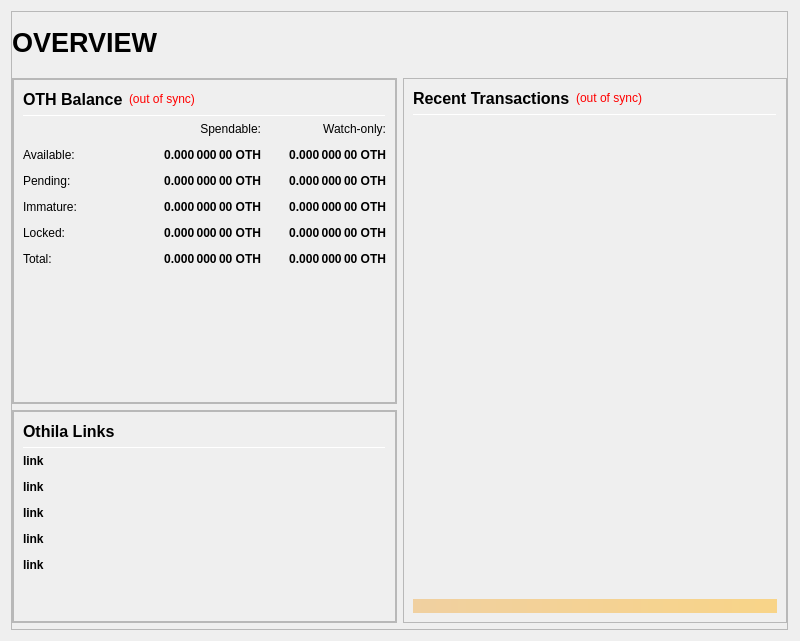
<?xml version="1.0" encoding="UTF-8"?>
<ui version="4.0">
 <class>OverviewPage</class>
 <widget class="QWidget" name="OverviewPage">
  <property name="geometry">
   <rect>
    <x>0</x>
    <y>0</y>
    <width>800</width>
    <height>641</height>
   </rect>
  </property>
  <property name="minimumSize">
   <size>
    <width>800</width>
    <height>300</height>
   </size>
  </property>
  <property name="windowTitle">
   <string>Form</string>
  </property>
  <layout class="QVBoxLayout" name="topLayout" stretch="1">
   <property name="rightMargin">
    <number>12</number>
   </property>
   <item>
    <widget class="QFrame" name="frame_BG">
     <property name="minimumSize">
      <size>
       <width>750</width>
       <height>410</height>
      </size>
     </property>
     <property name="maximumSize">
      <size>
       <width>16777215</width>
       <height>16777215</height>
      </size>
     </property>
     <property name="frameShape">
      <enum>QFrame::StyledPanel</enum>
     </property>
     <property name="frameShadow">
      <enum>QFrame::Raised</enum>
     </property>
     <layout class="QVBoxLayout" name="verticalLayout_3" stretch="1">
      <property name="leftMargin">
       <number>0</number>
      </property>
      <property name="topMargin">
       <number>0</number>
      </property>
      <property name="rightMargin">
       <number>0</number>
      </property>
      <property name="bottomMargin">
       <number>6</number>
      </property>
      <item>
       <layout class="QVBoxLayout" name="verticalLayout_Master" stretch="0,1">
        <property name="leftMargin">
         <number>0</number>
        </property>
        <property name="topMargin">
         <number>0</number>
        </property>
        <property name="rightMargin">
         <number>0</number>
        </property>
        <property name="bottomMargin">
         <number>0</number>
        </property>
        <item>
         <widget class="QFrame" name="frame_Header">
          <layout class="QVBoxLayout" name="verticalLayout_Header" stretch="0">
           <property name="leftMargin">
            <number>0</number>
           </property>
           <property name="topMargin">
            <number>0</number>
           </property>
           <property name="rightMargin">
            <number>0</number>
           </property>
           <property name="bottomMargin">
            <number>0</number>
           </property>
           <item>
            <layout class="QHBoxLayout" name="horizontalLayout_Header" stretch="1,0,1">
             <property name="spacing">
              <number>6</number>
             </property>
             <item>
              <widget class="QLabel" name="labelOverviewHeaderLeft">
               <property name="minimumSize">
                <size>
                 <width>464</width>
                 <height>60</height>
                </size>
               </property>
               <property name="maximumSize">
                <size>
                 <width>16777215</width>
                 <height>60</height>
                </size>
               </property>
               <property name="font">
                <font>
                 <pointsize>20</pointsize>
                 <weight>75</weight>
                 <bold>true</bold>
                </font>
               </property>
               <property name="text">
                <string>OVERVIEW</string>
               </property>
               <property name="alignment">
                <set>Qt::AlignLeading|Qt::AlignLeft|Qt::AlignVCenter</set>
               </property>
              </widget>
             </item>
             <item>
              <spacer name="horizontalSpacer_Header">
               <property name="orientation">
                <enum>Qt::Horizontal</enum>
               </property>
               <property name="sizeHint" stdset="0">
                <size>
                 <width>40</width>
                 <height>20</height>
                </size>
               </property>
              </spacer>
             </item>
             <item>
              <widget class="QLabel" name="labelOverviewHeaderRight">
               <property name="minimumSize">
                <size>
                 <width>464</width>
                 <height>60</height>
                </size>
               </property>
               <property name="maximumSize">
                <size>
                 <width>16777215</width>
                 <height>60</height>
                </size>
               </property>
               <property name="font">
                <font>
                 <pointsize>14</pointsize>
                </font>
               </property>
               <property name="text">
                <string/>
               </property>
               <property name="alignment">
                <set>Qt::AlignRight|Qt::AlignTrailing|Qt::AlignVCenter</set>
               </property>
              </widget>
             </item>
            </layout>
           </item>
          </layout>
         </widget>
        </item>
        <item>
         <widget class="QFrame" name="frame_Content">
          <layout class="QVBoxLayout" name="verticalLayout_Content">
           <property name="leftMargin">
            <number>0</number>
           </property>
           <property name="topMargin">
            <number>0</number>
           </property>
           <property name="rightMargin">
            <number>0</number>
           </property>
           <property name="bottomMargin">
            <number>0</number>
           </property>
           <item>
            <layout class="QHBoxLayout" name="horizontalLayout_Content" stretch="1,1">
             <property name="spacing">
              <number>6</number>
             </property>
             <item>
              <layout class="QVBoxLayout" name="verticalLayout_left" stretch="1,0">
               <item>
                <widget class="QFrame" name="frameObfuscation">
                 <property name="minimumSize">
                  <size>
                   <width>0</width>
                   <height>0</height>
                  </size>
                 </property>
                 <property name="frameShape">
                  <enum>QFrame::StyledPanel</enum>
                 </property>
                 <property name="frameShadow">
                  <enum>QFrame::Raised</enum>
                 </property>
                 <layout class="QVBoxLayout" name="verticalLayout" stretch="0">
                  <property name="leftMargin">
                   <number>0</number>
                  </property>
                  <property name="topMargin">
                   <number>0</number>
                  </property>
                  <property name="rightMargin">
                   <number>0</number>
                  </property>
                  <property name="bottomMargin">
                   <number>0</number>
                  </property>
                  <item>
                   <widget class="QFrame" name="frame_Balances">
                    <property name="frameShape">
                     <enum>QFrame::StyledPanel</enum>
                    </property>
                    <property name="frameShadow">
                     <enum>QFrame::Raised</enum>
                    </property>
                    <layout class="QVBoxLayout" name="verticalLayout_4">
                     <item>
                      <layout class="QHBoxLayout" name="horizontalLayout_4">
                       <item>
                        <widget class="QLabel" name="label_5">
                         <property name="minimumSize">
                          <size>
                           <width>0</width>
                           <height>20</height>
                          </size>
                         </property>
                         <property name="font">
                          <font>
                           <pointsize>12</pointsize>
                           <weight>75</weight>
                           <bold>true</bold>
                          </font>
                         </property>
                         <property name="text">
                          <string>OTH Balance</string>
                         </property>
                        </widget>
                       </item>
                       <item>
                        <widget class="QLabel" name="labelWalletStatus">
                         <property name="cursor">
                          <cursorShape>WhatsThisCursor</cursorShape>
                         </property>
                         <property name="toolTip">
                          <string>The displayed information may be out of date. Your wallet automatically synchronizes with the OTH network after a connection is established, but this process has not completed yet.</string>
                         </property>
                         <property name="styleSheet">
                          <string notr="true">QLabel { color: red; }</string>
                         </property>
                         <property name="text">
                          <string notr="true">(out of sync)</string>
                         </property>
                         <property name="alignment">
                          <set>Qt::AlignLeading|Qt::AlignLeft|Qt::AlignVCenter</set>
                         </property>
                        </widget>
                       </item>
                       <item>
                        <spacer name="horizontalSpacer_3">
                         <property name="orientation">
                          <enum>Qt::Horizontal</enum>
                         </property>
                         <property name="sizeHint" stdset="0">
                          <size>
                           <width>40</width>
                           <height>20</height>
                          </size>
                         </property>
                        </spacer>
                       </item>
                      </layout>
                     </item>
                     <item>
                      <widget class="Line" name="line_Balance">
                       <property name="minimumSize">
                        <size>
                         <width>0</width>
                         <height>1</height>
                        </size>
                       </property>
                       <property name="maximumSize">
                        <size>
                         <width>16777215</width>
                         <height>1</height>
                        </size>
                       </property>
                       <property name="orientation">
                        <enum>Qt::Horizontal</enum>
                       </property>
                      </widget>
                     </item>
                     <item>
                      <layout class="QGridLayout" name="gridLayout">
                       <property name="spacing">
                        <number>12</number>
                       </property>
                       <item row="5" column="0">
                        <widget class="QLabel" name="labelTotalText">
                         <property name="toolTip">
                          <string>Your current OTH balance, unconfirmed and immature transactions included</string>
                         </property>
                         <property name="text">
                          <string>Total:</string>
                         </property>
                        </widget>
                       </item>
                       <item row="5" column="2">
                        <widget class="QLabel" name="labelWatchTotal">
                         <property name="font">
                          <font>
                           <weight>75</weight>
                           <bold>true</bold>
                          </font>
                         </property>
                         <property name="cursor">
                          <cursorShape>IBeamCursor</cursorShape>
                         </property>
                         <property name="toolTip">
                          <string>Current total balance in watch-only addresses</string>
                         </property>
                         <property name="text">
                          <string notr="true">0.000 000 00 OTH</string>
                         </property>
                         <property name="alignment">
                          <set>Qt::AlignRight|Qt::AlignTrailing|Qt::AlignVCenter</set>
                         </property>
                         <property name="textInteractionFlags">
                          <set>Qt::LinksAccessibleByMouse|Qt::TextSelectableByKeyboard|Qt::TextSelectableByMouse</set>
                         </property>
                        </widget>
                       </item>
                       <item row="0" column="2">
                        <widget class="QLabel" name="labelWatchonly">
                         <property name="text">
                          <string>Watch-only:</string>
                         </property>
                         <property name="alignment">
                          <set>Qt::AlignRight|Qt::AlignTrailing|Qt::AlignVCenter</set>
                         </property>
                        </widget>
                       </item>
                       <item row="0" column="1">
                        <widget class="QLabel" name="labelSpendable">
                         <property name="text">
                          <string>Spendable:</string>
                         </property>
                         <property name="alignment">
                          <set>Qt::AlignRight|Qt::AlignTrailing|Qt::AlignVCenter</set>
                         </property>
                        </widget>
                       </item>
                       <item row="2" column="1">
                        <widget class="QLabel" name="labelUnconfirmed">
                         <property name="font">
                          <font>
                           <weight>75</weight>
                           <bold>true</bold>
                          </font>
                         </property>
                         <property name="cursor">
                          <cursorShape>IBeamCursor</cursorShape>
                         </property>
                         <property name="toolTip">
                          <string>Total of transactions that have yet to be confirmed, and do not yet count toward the spendable balance</string>
                         </property>
                         <property name="text">
                          <string notr="true">0.000 000 00 OTH</string>
                         </property>
                         <property name="alignment">
                          <set>Qt::AlignRight|Qt::AlignTrailing|Qt::AlignVCenter</set>
                         </property>
                         <property name="textInteractionFlags">
                          <set>Qt::LinksAccessibleByMouse|Qt::TextSelectableByKeyboard|Qt::TextSelectableByMouse</set>
                         </property>
                        </widget>
                       </item>
                       <item row="4" column="0">
                        <widget class="QLabel" name="labelLockedBalanceText">
                         <property name="toolTip">
                          <string>Locked OTH or Masternode collaterals.</string>
                         </property>
                         <property name="text">
                          <string>Locked:</string>
                         </property>
                        </widget>
                       </item>
                       <item row="2" column="0">
                        <widget class="QLabel" name="labelPendingText">
                         <property name="text">
                          <string>Pending:</string>
                         </property>
                        </widget>
                       </item>
                       <item row="1" column="1">
                        <widget class="QLabel" name="labelBalance">
                         <property name="font">
                          <font>
                           <weight>75</weight>
                           <bold>true</bold>
                          </font>
                         </property>
                         <property name="cursor">
                          <cursorShape>IBeamCursor</cursorShape>
                         </property>
                         <property name="toolTip">
                          <string>Your current spendable balance</string>
                         </property>
                         <property name="text">
                          <string notr="true">0.000 000 00 OTH</string>
                         </property>
                         <property name="alignment">
                          <set>Qt::AlignRight|Qt::AlignTrailing|Qt::AlignVCenter</set>
                         </property>
                         <property name="textInteractionFlags">
                          <set>Qt::LinksAccessibleByMouse|Qt::TextSelectableByKeyboard|Qt::TextSelectableByMouse</set>
                         </property>
                        </widget>
                       </item>
                       <item row="3" column="2">
                        <widget class="QLabel" name="labelWatchImmature">
                         <property name="font">
                          <font>
                           <weight>75</weight>
                           <bold>true</bold>
                          </font>
                         </property>
                         <property name="cursor">
                          <cursorShape>IBeamCursor</cursorShape>
                         </property>
                         <property name="toolTip">
                          <string>Staked or masternode rewards in watch-only addresses that has not yet matured</string>
                         </property>
                         <property name="text">
                          <string notr="true">0.000 000 00 OTH</string>
                         </property>
                         <property name="alignment">
                          <set>Qt::AlignRight|Qt::AlignTrailing|Qt::AlignVCenter</set>
                         </property>
                         <property name="textInteractionFlags">
                          <set>Qt::LinksAccessibleByMouse|Qt::TextSelectableByKeyboard|Qt::TextSelectableByMouse</set>
                         </property>
                        </widget>
                       </item>
                       <item row="1" column="0">
                        <widget class="QLabel" name="labelBalanceText">
                         <property name="text">
                          <string>Available:</string>
                         </property>
                        </widget>
                       </item>
                       <item row="4" column="2">
                        <widget class="QLabel" name="labelWatchLocked">
                         <property name="font">
                          <font>
                           <weight>75</weight>
                           <bold>true</bold>
                          </font>
                         </property>
                         <property name="cursor">
                          <cursorShape>IBeamCursor</cursorShape>
                         </property>
                         <property name="toolTip">
                          <string>Current locked balance in watch-only addresses</string>
                         </property>
                         <property name="text">
                          <string notr="true">0.000 000 00 OTH</string>
                         </property>
                         <property name="alignment">
                          <set>Qt::AlignRight|Qt::AlignTrailing|Qt::AlignVCenter</set>
                         </property>
                         <property name="textInteractionFlags">
                          <set>Qt::LinksAccessibleByMouse|Qt::TextSelectableByKeyboard|Qt::TextSelectableByMouse</set>
                         </property>
                        </widget>
                       </item>
                       <item row="3" column="0">
                        <widget class="QLabel" name="labelImmatureText">
                         <property name="text">
                          <string>Immature:</string>
                         </property>
                        </widget>
                       </item>
                       <item row="5" column="1">
                        <widget class="QLabel" name="labelTotal">
                         <property name="font">
                          <font>
                           <weight>75</weight>
                           <bold>true</bold>
                          </font>
                         </property>
                         <property name="cursor">
                          <cursorShape>IBeamCursor</cursorShape>
                         </property>
                         <property name="toolTip">
                          <string>Your current OTH balance, unconfirmed and immature transactions included</string>
                         </property>
                         <property name="text">
                          <string notr="true">0.000 000 00 OTH</string>
                         </property>
                         <property name="alignment">
                          <set>Qt::AlignRight|Qt::AlignTrailing|Qt::AlignVCenter</set>
                         </property>
                         <property name="textInteractionFlags">
                          <set>Qt::LinksAccessibleByMouse|Qt::TextSelectableByKeyboard|Qt::TextSelectableByMouse</set>
                         </property>
                        </widget>
                       </item>
                       <item row="1" column="2">
                        <widget class="QLabel" name="labelWatchAvailable">
                         <property name="font">
                          <font>
                           <weight>75</weight>
                           <bold>true</bold>
                          </font>
                         </property>
                         <property name="cursor">
                          <cursorShape>IBeamCursor</cursorShape>
                         </property>
                         <property name="toolTip">
                          <string>Your current balance in watch-only addresses</string>
                         </property>
                         <property name="text">
                          <string notr="true">0.000 000 00 OTH</string>
                         </property>
                         <property name="alignment">
                          <set>Qt::AlignRight|Qt::AlignTrailing|Qt::AlignVCenter</set>
                         </property>
                         <property name="textInteractionFlags">
                          <set>Qt::LinksAccessibleByMouse|Qt::TextSelectableByKeyboard|Qt::TextSelectableByMouse</set>
                         </property>
                        </widget>
                       </item>
                       <item row="3" column="1">
                        <widget class="QLabel" name="labelImmature">
                         <property name="font">
                          <font>
                           <weight>75</weight>
                           <bold>true</bold>
                          </font>
                         </property>
                         <property name="cursor">
                          <cursorShape>IBeamCursor</cursorShape>
                         </property>
                         <property name="toolTip">
                          <string>Staked or masternode rewards that has not yet matured</string>
                         </property>
                         <property name="text">
                          <string notr="true">0.000 000 00 OTH</string>
                         </property>
                         <property name="alignment">
                          <set>Qt::AlignRight|Qt::AlignTrailing|Qt::AlignVCenter</set>
                         </property>
                         <property name="textInteractionFlags">
                          <set>Qt::LinksAccessibleByMouse|Qt::TextSelectableByKeyboard|Qt::TextSelectableByMouse</set>
                         </property>
                        </widget>
                       </item>
                       <item row="4" column="1">
                        <widget class="QLabel" name="labelLockedBalance">
                         <property name="font">
                          <font>
                           <weight>75</weight>
                           <bold>true</bold>
                          </font>
                         </property>
                         <property name="cursor">
                          <cursorShape>IBeamCursor</cursorShape>
                         </property>
                         <property name="toolTip">
                          <string>Locked OTH or Masternode collaterals.</string>
                         </property>
                         <property name="text">
                          <string notr="true">0.000 000 00 OTH</string>
                         </property>
                         <property name="alignment">
                          <set>Qt::AlignRight|Qt::AlignTrailing|Qt::AlignVCenter</set>
                         </property>
                         <property name="textInteractionFlags">
                          <set>Qt::LinksAccessibleByMouse|Qt::TextSelectableByKeyboard|Qt::TextSelectableByMouse</set>
                         </property>
                        </widget>
                       </item>
                       <item row="2" column="2">
                        <widget class="QLabel" name="labelWatchPending">
                         <property name="font">
                          <font>
                           <weight>75</weight>
                           <bold>true</bold>
                          </font>
                         </property>
                         <property name="cursor">
                          <cursorShape>IBeamCursor</cursorShape>
                         </property>
                         <property name="toolTip">
                          <string>Unconfirmed transactions to watch-only addresses</string>
                         </property>
                         <property name="text">
                          <string notr="true">0.000 000 00 OTH</string>
                         </property>
                         <property name="alignment">
                          <set>Qt::AlignRight|Qt::AlignTrailing|Qt::AlignVCenter</set>
                         </property>
                         <property name="textInteractionFlags">
                          <set>Qt::LinksAccessibleByMouse|Qt::TextSelectableByKeyboard|Qt::TextSelectableByMouse</set>
                         </property>
                        </widget>
                       </item>
                      </layout>
                     </item>
                     <item>
                      <spacer name="verticalSpacer">
                       <property name="orientation">
                        <enum>Qt::Vertical</enum>
                       </property>
                       <property name="sizeHint" stdset="0">
                        <size>
                         <width>20</width>
                         <height>40</height>
                        </size>
                       </property>
                      </spacer>
                     </item>
                    </layout>
                   </widget>
                  </item>
                 </layout>
                </widget>
               </item>
               <item>
                <widget class="QFrame" name="frameObfuscation">
                 <property name="minimumSize">
                  <size>
                   <width>0</width>
                   <height>0</height>
                  </size>
                 </property>
                 <property name="frameShape">
                  <enum>QFrame::StyledPanel</enum>
                 </property>
                 <property name="frameShadow">
                  <enum>QFrame::Raised</enum>
                 </property>
                 <layout class="QVBoxLayout" name="verticalLayout" stretch="0">
                  <property name="leftMargin">
                   <number>0</number>
                  </property>
                  <property name="topMargin">
                   <number>0</number>
                  </property>
                  <property name="rightMargin">
                   <number>0</number>
                  </property>
                  <property name="bottomMargin">
                   <number>0</number>
                  </property>
                  <item>
                   <widget class="QFrame" name="frame_Links">
                    <property name="frameShape">
                     <enum>QFrame::StyledPanel</enum>
                    </property>
                    <property name="frameShadow">
                     <enum>QFrame::Raised</enum>
                    </property>
                    <layout class="QVBoxLayout" name="verticalLayout_4">
                     <item>
                      <layout class="QHBoxLayout" name="horizontalLayout_4">
                       <item>
                        <widget class="QLabel" name="label_6">
                         <property name="minimumSize">
                          <size>
                           <width>0</width>
                           <height>20</height>
                          </size>
                         </property>
                         <property name="font">
                          <font>
                           <pointsize>12</pointsize>
                           <weight>75</weight>
                           <bold>true</bold>
                          </font>
                         </property>
                         <property name="text">
                          <string>Othila Links</string>
                         </property>
                        </widget>
                       </item>
                       <item>
                        <spacer name="horizontalSpacer_4">
                         <property name="orientation">
                          <enum>Qt::Horizontal</enum>
                         </property>
                         <property name="sizeHint" stdset="0">
                          <size>
                           <width>40</width>
                           <height>20</height>
                          </size>
                         </property>
                        </spacer>
                       </item>
                      </layout>
                     </item>
                     <item>
                      <widget class="Line" name="line_Balance">
                       <property name="minimumSize">
                        <size>
                         <width>0</width>
                         <height>1</height>
                        </size>
                       </property>
                       <property name="maximumSize">
                        <size>
                         <width>16777215</width>
                         <height>1</height>
                        </size>
                       </property>
                       <property name="orientation">
                        <enum>Qt::Horizontal</enum>
                       </property>
                      </widget>
                     </item>
                     <item>
                      <layout class="QGridLayout" name="gridLayout">
                       <property name="spacing">
                        <number>12</number>
                       </property>
                       <item row="3" column="0">
                        <widget class="QLabel" name="labelLink_4">
                         <property name="font">
                          <font>
                           <weight>75</weight>
                           <bold>true</bold>
                          </font>
                         </property>
                         <property name="text">
                          <string notr="true">link</string>
                         </property>
                         <property name="textFormat">
                          <enum>Qt::RichText</enum>
                         </property>
                         <property name="alignment">
                          <set>Qt::AlignLeading|Qt::AlignLeft|Qt::AlignVCenter</set>
                         </property>
                         <property name="openExternalLinks">
                          <bool>true</bool>
                         </property>
                        </widget>
                       </item>
                       <item row="4" column="0">
                        <widget class="QLabel" name="labelLink_5">
                         <property name="font">
                          <font>
                           <weight>75</weight>
                           <bold>true</bold>
                          </font>
                         </property>
                         <property name="text">
                          <string notr="true">link</string>
                         </property>
                         <property name="textFormat">
                          <enum>Qt::RichText</enum>
                         </property>
                         <property name="alignment">
                          <set>Qt::AlignLeading|Qt::AlignLeft|Qt::AlignVCenter</set>
                         </property>
                         <property name="openExternalLinks">
                          <bool>true</bool>
                         </property>
                        </widget>
                       </item>
                       <item row="2" column="0">
                        <widget class="QLabel" name="labelLink_3">
                         <property name="font">
                          <font>
                           <weight>75</weight>
                           <bold>true</bold>
                          </font>
                         </property>
                         <property name="text">
                          <string notr="true">link</string>
                         </property>
                         <property name="textFormat">
                          <enum>Qt::RichText</enum>
                         </property>
                         <property name="alignment">
                          <set>Qt::AlignLeading|Qt::AlignLeft|Qt::AlignVCenter</set>
                         </property>
                         <property name="openExternalLinks">
                          <bool>true</bool>
                         </property>
                        </widget>
                       </item>
                       <item row="0" column="0">
                        <widget class="QLabel" name="labelLink_1">
                         <property name="font">
                          <font>
                           <weight>75</weight>
                           <bold>true</bold>
                          </font>
                         </property>
                         <property name="text">
                          <string notr="true">link</string>
                         </property>
                         <property name="textFormat">
                          <enum>Qt::RichText</enum>
                         </property>
                         <property name="scaledContents">
                          <bool>false</bool>
                         </property>
                         <property name="alignment">
                          <set>Qt::AlignLeading|Qt::AlignLeft|Qt::AlignVCenter</set>
                         </property>
                         <property name="openExternalLinks">
                          <bool>true</bool>
                         </property>
                        </widget>
                       </item>
                       <item row="1" column="0">
                        <widget class="QLabel" name="labelLink_2">
                         <property name="font">
                          <font>
                           <weight>75</weight>
                           <bold>true</bold>
                          </font>
                         </property>
                         <property name="text">
                          <string notr="true">link</string>
                         </property>
                         <property name="textFormat">
                          <enum>Qt::RichText</enum>
                         </property>
                         <property name="alignment">
                          <set>Qt::AlignLeading|Qt::AlignLeft|Qt::AlignVCenter</set>
                         </property>
                         <property name="openExternalLinks">
                          <bool>true</bool>
                         </property>
                        </widget>
                       </item>
                      </layout>
                     </item>
                     <item>
                      <spacer name="verticalSpacer">
                       <property name="orientation">
                        <enum>Qt::Vertical</enum>
                       </property>
                       <property name="sizeHint" stdset="0">
                        <size>
                         <width>20</width>
                         <height>40</height>
                        </size>
                       </property>
                      </spacer>
                     </item>
                    </layout>
                   </widget>
                  </item>
                 </layout>
                </widget>
               </item>
              </layout>
             </item>
             <item>
              <layout class="QVBoxLayout" name="verticalLayout_right" stretch="1">
               <item>
                <widget class="QFrame" name="frame_RecentTransactions">
                 <property name="minimumSize">
                  <size>
                   <width>0</width>
                   <height>0</height>
                  </size>
                 </property>
                 <property name="frameShape">
                  <enum>QFrame::StyledPanel</enum>
                 </property>
                 <property name="frameShadow">
                  <enum>QFrame::Raised</enum>
                 </property>
                 <layout class="QVBoxLayout" name="verticalLayout_1" stretch="0,0,0,0,0">
                  <item>
                   <layout class="QHBoxLayout" name="horizontalLayout_2">
                    <item>
                     <widget class="QLabel" name="label_4">
                      <property name="minimumSize">
                       <size>
                        <width>0</width>
                        <height>20</height>
                       </size>
                      </property>
                      <property name="font">
                       <font>
                        <pointsize>12</pointsize>
                        <weight>75</weight>
                        <bold>true</bold>
                       </font>
                      </property>
                      <property name="text">
                       <string>Recent Transactions</string>
                      </property>
                     </widget>
                    </item>
                    <item>
                     <widget class="QLabel" name="labelTransactionsStatus">
                      <property name="cursor">
                       <cursorShape>WhatsThisCursor</cursorShape>
                      </property>
                      <property name="toolTip">
                       <string>The displayed information may be out of date. Your wallet automatically synchronizes with the OTH network after a connection is established, but this process has not completed yet.</string>
                      </property>
                      <property name="styleSheet">
                       <string notr="true">QLabel { color: red; }</string>
                      </property>
                      <property name="text">
                       <string notr="true">(out of sync)</string>
                      </property>
                      <property name="alignment">
                       <set>Qt::AlignRight|Qt::AlignTrailing|Qt::AlignVCenter</set>
                      </property>
                     </widget>
                    </item>
                    <item>
                     <spacer name="horizontalSpacer">
                      <property name="orientation">
                       <enum>Qt::Horizontal</enum>
                      </property>
                      <property name="sizeHint" stdset="0">
                       <size>
                        <width>40</width>
                        <height>20</height>
                       </size>
                      </property>
                     </spacer>
                    </item>
                   </layout>
                  </item>
                  <item>
                   <widget class="Line" name="line">
                    <property name="minimumSize">
                     <size>
                      <width>0</width>
                      <height>1</height>
                     </size>
                    </property>
                    <property name="maximumSize">
                     <size>
                      <width>16777215</width>
                      <height>1</height>
                     </size>
                    </property>
                    <property name="orientation">
                     <enum>Qt::Horizontal</enum>
                    </property>
                   </widget>
                  </item>
                  <item>
                   <widget class="QListView" name="listTransactions">
                    <property name="minimumSize">
                     <size>
                      <width>0</width>
                      <height>0</height>
                     </size>
                    </property>
                    <property name="styleSheet">
                     <string notr="true">QListView { background: transparent; }</string>
                    </property>
                    <property name="frameShape">
                     <enum>QFrame::NoFrame</enum>
                    </property>
                    <property name="verticalScrollBarPolicy">
                     <enum>Qt::ScrollBarAlwaysOff</enum>
                    </property>
                    <property name="horizontalScrollBarPolicy">
                     <enum>Qt::ScrollBarAlwaysOff</enum>
                    </property>
                    <property name="selectionMode">
                     <enum>QAbstractItemView::NoSelection</enum>
                    </property>
                   </widget>
                  </item>
                  <item>
                   <spacer name="verticalSpacer_2">
                    <property name="orientation">
                     <enum>Qt::Vertical</enum>
                    </property>
                    <property name="sizeType">
                     <enum>QSizePolicy::Expanding</enum>
                    </property>
                    <property name="sizeHint" stdset="0">
                     <size>
                      <width>20</width>
                      <height>40</height>
                     </size>
                    </property>
                   </spacer>
                  </item>
                  <item>
                   <widget class="QLabel" name="labelAlerts">
                    <property name="maximumSize">
                     <size>
                      <width>16777215</width>
                      <height>16777215</height>
                     </size>
                    </property>
                    <property name="styleSheet">
                     <string notr="true">background-color: qlineargradient(x1: 0, y1: 0, x2: 1, y2: 0, stop:0 #F0D0A0, stop:1 #F8D488); color:#000000;</string>
                    </property>
                    <property name="text">
                     <string/>
                    </property>
                    <property name="wordWrap">
                     <bool>true</bool>
                    </property>
                    <property name="margin">
                     <number>3</number>
                    </property>
                   </widget>
                  </item>
                 </layout>
                </widget>
               </item>
              </layout>
             </item>
            </layout>
           </item>
          </layout>
         </widget>
        </item>
       </layout>
      </item>
     </layout>
    </widget>
   </item>
  </layout>
 </widget>
 <resources/>
 <connections/>
</ui>
